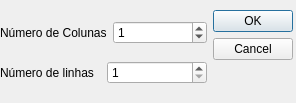
<?xml version="1.0" encoding="UTF-8"?>
<ui version="4.0">
 <class>getrowcoldialog</class>
 <widget class="QDialog" name="getrowcoldialog">
  <property name="geometry">
   <rect>
    <x>0</x>
    <y>0</y>
    <width>296</width>
    <height>103</height>
   </rect>
  </property>
  <property name="windowTitle">
   <string>Entre com o número de colunas e linhas</string>
  </property>
  <widget class="QWidget" name="horizontalLayoutWidget_3">
   <property name="geometry">
    <rect>
     <x>0</x>
     <y>10</y>
     <width>293</width>
     <height>86</height>
    </rect>
   </property>
   <layout class="QHBoxLayout" name="horizontalLayout_3">
    <item>
     <layout class="QVBoxLayout" name="verticalLayout">
      <item>
       <layout class="QHBoxLayout" name="horizontalLayout">
        <item>
         <widget class="QLabel" name="label">
          <property name="text">
           <string>Número de Colunas</string>
          </property>
         </widget>
        </item>
        <item>
         <widget class="QSpinBox" name="nColSpinBox">
          <property name="value">
           <number>1</number>
          </property>
         </widget>
        </item>
       </layout>
      </item>
      <item>
       <layout class="QHBoxLayout" name="horizontalLayout_2">
        <item>
         <widget class="QLabel" name="label_2">
          <property name="text">
           <string>Número de linhas</string>
          </property>
         </widget>
        </item>
        <item>
         <widget class="QSpinBox" name="nRowSpinBox">
          <property name="minimum">
           <number>1</number>
          </property>
          <property name="value">
           <number>1</number>
          </property>
         </widget>
        </item>
       </layout>
      </item>
     </layout>
    </item>
    <item>
     <widget class="QDialogButtonBox" name="buttonBox">
      <property name="orientation">
       <enum>Qt::Vertical</enum>
      </property>
      <property name="standardButtons">
       <set>QDialogButtonBox::Cancel|QDialogButtonBox::Ok</set>
      </property>
     </widget>
    </item>
   </layout>
  </widget>
 </widget>
 <resources/>
 <connections/>
</ui>
